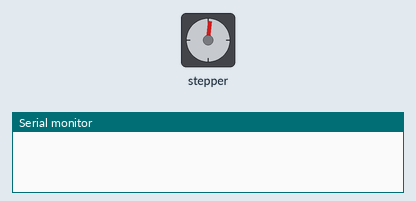
The sketch below on a simulated Arduino Uno, built with avr-gcc and run on an emulated ATmega328P. Shown: stepper motor, the last lines printed to the serial monitor. Stepper angles assume 200 steps per turn.

Above: at 0.05 s.
At 0.55 s:
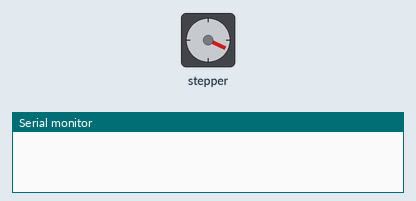
At 1.05 s:
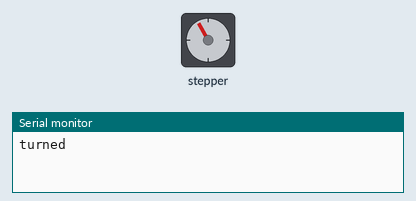
At 2.0 s:
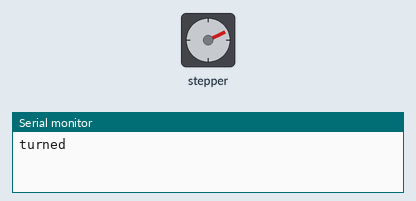
Timing chart, 0 to 4.6 s (numbered marks = the images above):
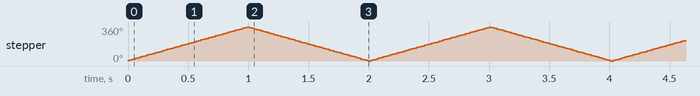

The sketch:

l298n-stepper.ino
```cpp
// l298n-stepper — tests assert (BT173): a bipolar stepper (200 steps a turn) on an L298N, coil A on
// OUT1/OUT2 and coil B on OUT3/OUT4, IN1–IN4 on 8–11 (both enable jumpers on), driven by the
// Stepper library at 60 rpm: one turn forward, "turned", one turn back, "back", forever.
#include <Stepper.h>

Stepper stepper(200, 8, 9, 10, 11);

void setup() {
  Serial.begin(115200);
  stepper.setSpeed(60);
}

void loop() {
  stepper.step(200);
  Serial.println("turned");
  stepper.step(-200);
  Serial.println("back");
}
```

Measured:
- by itself, stepper: turns 360° clockwise in 0.99 s, then 360° counter-clockwise in 0.99 s, repeating every 2.0 s
